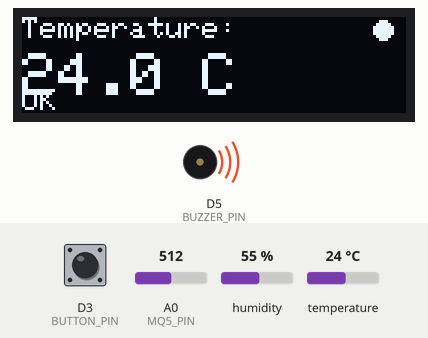
Recording of a sketch running on a simulated ESP8266 (Wemos D1 mini). Parts: 128×32 one-colour display, buzzer (waves = sounding, pin HIGH). The inputs (shaded band) are chosen by the test bench; at power-on: D3 (BUTTON_PIN) HIGH, humidity 55 %, A0 (MQ5_PIN) = 512, temperature 24 °C. WiFi joins after 1.5 s; servers stay silent unless stated; what the sketch prints to the serial monitor is not drawn.

Above: at 4.7 s.
4.8 s: D3 (BUTTON_PIN) pulled LOW for 1 s
At 6.2 s:
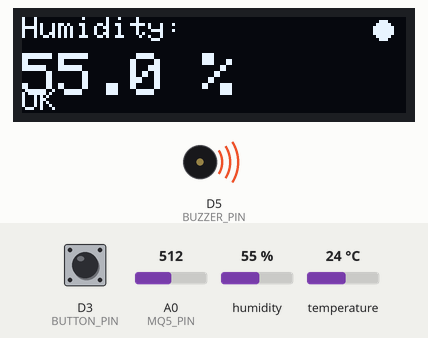
7.3 s: humidity set to 31 %
At 8.8 s:
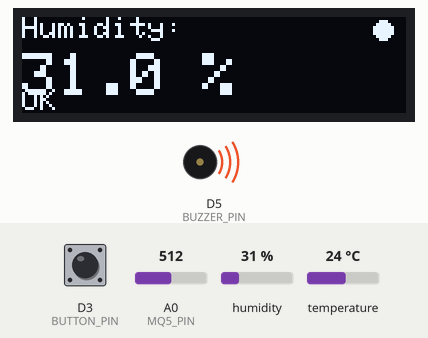
9.1 s: humidity set to 28 %
At 12.4 s:
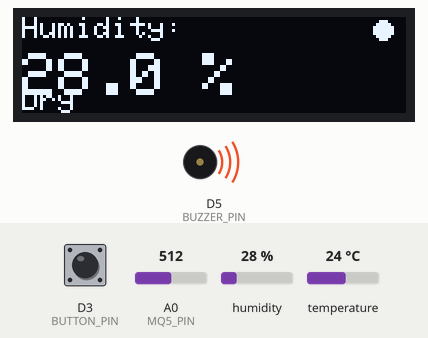
13.1 s: A0 (MQ5_PIN) set to 421
14.7 s: A0 (MQ5_PIN) set to 401
At 16.8 s:
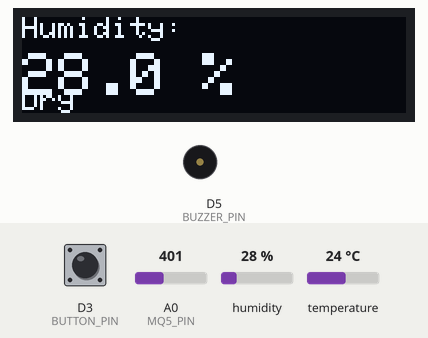
17.1 s: D3 (BUTTON_PIN) pulled LOW for 0.15 s
At 17.9 s:
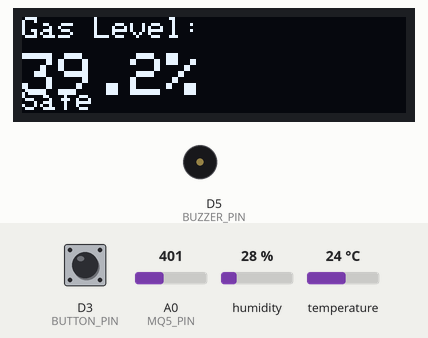
Timing chart, 0 to 19.7 s (numbered marks = the images above; inputs shaded):
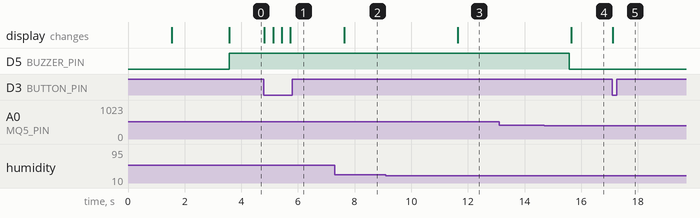

Measured:
- the behaviour switches between 30 and 29 % on humidity (found by bisection; images 2 and 3)
- the behaviour switches between 410 and 409 on A0 (MQ5_PIN) (found by bisection; images 3 and 4)
- after the input at 4.8 s, the display: changes at once (image 1)
- after the input at 7.3 s, the display: changes after 0.33 s (image 2)
- after the input at 9.1 s, the display: changes after 2.5 s (image 3)
- after the input at 13.1 s, every drawn part: stays the same
- after the input at 14.7 s, D5 (BUZZER_PIN): HIGH → LOW after 0.87 s; the display: changes after 0.95 s (image 4)
- after the input at 17.1 s, the display: changes at once (image 5)

The sketch:

esp8266_d1_mini_weather_monitoring_system.ino
```cpp
#include <ESP8266WiFi.h>
#include <ESP8266WebServer.h>
#include <Adafruit_GFX.h>
#include <Adafruit_SSD1306.h>
#include <DHT.h>

// ---------- CONFIG ----------
#define DHTPIN D4
#define DHTTYPE DHT11
#define OLED_RESET -1
#define BUTTON_PIN D3
#define BUZZER_PIN D5
#define MQ5_PIN A0

// Timing constants
#define SENSOR_READ_INTERVAL 2000    // DHT11 needs 2s between reads
#define DISPLAY_UPDATE_INTERVAL 100  // Smooth display updates
#define BUTTON_DEBOUNCE_TIME 300
#define WIFI_TIMEOUT 10000          // 10 second WiFi timeout

// Thresholds
#define TEMP_THRESHOLD 35.0
#define GAS_THRESHOLD_PERCENT 40.0   // Changed to percentage threshold

const char* ssid = "Project";
const char* password = "12345678";

DHT dht(DHTPIN, DHTTYPE);
Adafruit_SSD1306 display(128, 32, &Wire, OLED_RESET);
ESP8266WebServer server(80);

// ---------- STATE ----------
uint8_t screenIndex = 0;
unsigned long lastButtonPress = 0;
unsigned long lastSensorRead = 0;
unsigned long lastDisplayUpdate = 0;

float temperature = 0.0;
float humidity = 0.0;
int gasValue = 0;
float gasPercentage = 0.0;  // Added gas percentage variable
bool buzzerState = false;
bool sensorError = false;

// ---------- SETUP ----------
void setup() {
  Serial.begin(115200);
  Serial.println(F("\n=== Weather Station Starting ==="));

  // Initialize hardware
  initializeHardware();

  // Connect to WiFi with timeout
  connectWiFi();

  // Setup web server
  setupWebServer();

  // Initial display
  showStartupScreen();

  Serial.println(F("=== Setup Complete ==="));
}

// ---------- LOOP ----------
void loop() {
  server.handleClient();

  unsigned long currentTime = millis();

  // Read sensors at specified interval
  if (currentTime - lastSensorRead >= SENSOR_READ_INTERVAL) {
    readSensors();
    checkThresholds();
    lastSensorRead = currentTime;
  }

  // Handle button presses
  handleButton();

  // Update display at specified interval
  if (currentTime - lastDisplayUpdate >= DISPLAY_UPDATE_INTERVAL) {
    updateDisplay();
    lastDisplayUpdate = currentTime;
  }

  // Small delay to prevent watchdog issues
  yield();
}

// ---------- INITIALIZATION ----------
void initializeHardware() {
  dht.begin();

  // Try common I2C addresses for 0.91" OLED displays
  if (!display.begin(SSD1306_SWITCHCAPVCC, 0x3C)) {
    Serial.println(F("SSD1306 0x3C failed, trying 0x3D"));
    if (!display.begin(SSD1306_SWITCHCAPVCC, 0x3D)) {
      Serial.println(F("SSD1306 allocation failed"));
      while(1); // Halt if display fails
    }
  }

  pinMode(BUTTON_PIN, INPUT_PULLUP);
  pinMode(BUZZER_PIN, OUTPUT);
  digitalWrite(BUZZER_PIN, LOW);

  display.clearDisplay();
  display.setTextColor(SSD1306_WHITE);
  display.setTextSize(1);
}

void connectWiFi() {
  WiFi.begin(ssid, password);
  Serial.print(F("Connecting to WiFi"));

  unsigned long wifiStart = millis();
  while (WiFi.status() != WL_CONNECTED) {
    if (millis() - wifiStart > WIFI_TIMEOUT) {
      Serial.println(F("\nWiFi connection timeout!"));
      return;
    }
    delay(500);
    Serial.print(F("."));
  }

  Serial.println();
  Serial.print(F("WiFi connected. IP: "));
  Serial.println(WiFi.localIP());
}

void setupWebServer() {
  server.on("/", HTTP_GET, handleWebpage);
  server.on("/api/data", HTTP_GET, handleAPIData);
  server.begin();
  Serial.println(F("Web server started"));
}

void showStartupScreen() {
  display.clearDisplay();
  display.setTextSize(1);
  display.setCursor(0, 0);
  display.println(F("Weather Station"));
  display.println(F("Starting..."));
  display.println();
  display.print(F("IP: "));
  display.println(WiFi.localIP());
  display.display();
  delay(2000);
}

// ---------- SENSOR FUNCTIONS ----------
void readSensors() {
  float newTemp = dht.readTemperature();
  float newHumidity = dht.readHumidity();

  // Check if readings are valid
  if (isnan(newTemp) || isnan(newHumidity)) {
    sensorError = true;
    Serial.println(F("DHT sensor error!"));
  } else {
    sensorError = false;
    temperature = newTemp;
    humidity = newHumidity;
  }

  gasValue = analogRead(MQ5_PIN);
  // Convert analog reading (0-1023) to percentage (0-100%)
  gasPercentage = (gasValue / 1023.0) * 100.0;

  // Debug output (remove in production)
  #ifdef DEBUG
  Serial.printf("T: %.1f°C, H: %.1f%%, Gas: %d (%.1f%%)\n", temperature, humidity, gasValue, gasPercentage);
  #endif
}

void checkThresholds() {
  bool shouldBuzz = (!sensorError && temperature > TEMP_THRESHOLD) || gasPercentage > GAS_THRESHOLD_PERCENT;

  if (shouldBuzz != buzzerState) {
    buzzerState = shouldBuzz;
    digitalWrite(BUZZER_PIN, buzzerState ? HIGH : LOW);

    if (buzzerState) {
      Serial.println(F("ALERT: Threshold exceeded!"));
    }
  }
}

// ---------- INPUT HANDLING ----------
void handleButton() {
  if (digitalRead(BUTTON_PIN) == LOW &&
      millis() - lastButtonPress > BUTTON_DEBOUNCE_TIME) {
    screenIndex = (screenIndex + 1) % 3;
    lastButtonPress = millis();

    // Force immediate display update
    lastDisplayUpdate = 0;
  }
}

// ---------- DISPLAY FUNCTIONS ----------
void updateDisplay() {
  display.clearDisplay();
  display.setTextSize(1);
  display.setCursor(0, 0);

  if (sensorError) {
    display.println(F("SENSOR ERROR"));
    display.println(F("Check DHT11"));
  } else {
    switch (screenIndex) {
      case 0:
        showTemperatureScreen();
        break;
      case 1:
        showHumidityScreen();
        break;
      case 2:
        showGasScreen();
        break;
    }
  }

  // Show alert indicator (adjusted for 32px height)
  if (buzzerState) {
    display.fillCircle(120, 4, 3, SSD1306_WHITE);
  }

  display.display();
}

void showTemperatureScreen() {
  display.println(F("Temperature:"));
  display.setTextSize(2);
  display.setCursor(0, 12);
  display.print(temperature, 1);
  display.print(F(" C"));

  // Show status on 0.91" display (32px height)
  display.setTextSize(1);
  display.setCursor(0, 24);
  if (temperature > TEMP_THRESHOLD) {
    display.print(F("HIGH!"));
  } else {
    display.print(F("OK"));
  }
}

void showHumidityScreen() {
  display.println(F("Humidity:"));
  display.setTextSize(2);
  display.setCursor(0, 12);
  display.print(humidity, 1);
  display.print(F(" %"));

  // Show comfort level
  display.setTextSize(1);
  display.setCursor(0, 24);
  if (humidity < 30) {
    display.print(F("Dry"));
  } else if (humidity > 70) {
    display.print(F("Humid"));
  } else {
    display.print(F("OK"));
  }
}

void showGasScreen() {
  display.println(F("Gas Level:"));
  display.setTextSize(2);
  display.setCursor(0, 12);
  display.print(gasPercentage, 1);  // Display gas percentage with 1 decimal
  display.print(F("%"));            // Add percentage symbol

  // Show gas status
  display.setTextSize(1);
  display.setCursor(0, 24);  // Changed from 30 to 24 for better fit
  if (gasPercentage > GAS_THRESHOLD_PERCENT) {
    display.print(F("ALERT!"));
  } else {
    display.print(F("Safe"));
  }
}

// ---------- WEB SERVER ----------
void handleWebpage() {
  String html = F("<!DOCTYPE html><html><head>");
  html += F("<title>Weather Station</title>");
  html += F("<meta name='viewport' content='width=device-width, initial-scale=1'>");
  html += F("<meta http-equiv='refresh' content='5'>");
  html += F("<style>");
  html += F("body{font-family:Arial;margin:20px;background:#f0f0f0}");
  html += F(".card{background:white;padding:20px;margin:10px 0;border-radius:8px;box-shadow:0 2px 4px rgba(0,0,0,0.1)}");
  html += F(".alert{background:#ffebee;border-left:4px solid #f44336}");
  html += F(".value{font-size:24px;font-weight:bold;color:#2196F3}");
  html += F("</style></head><body>");

  html += F("<h1>🌡️ Weather & Gas Monitor</h1>");

  // Temperature card
  html += F("<div class='card");
  if (!sensorError && temperature > TEMP_THRESHOLD) html += F(" alert");
  html += F("'><h3>Temperature</h3><div class='value'>");
  html += sensorError ? F("Error") : String(temperature, 1) + F("°C");
  html += F("</div></div>");

  // Humidity card
  html += F("<div class='card'><h3>Humidity</h3><div class='value'>");
  html += sensorError ? F("Error") : String(humidity, 1) + F("%");
  html += F("</div></div>");

  // Gas card - now showing percentage
  html += F("<div class='card");
  if (gasPercentage > GAS_THRESHOLD_PERCENT) html += F(" alert");
  html += F("'><h3>Gas Level</h3><div class='value'>");
  html += String(gasPercentage, 1) + F("%");  // Display percentage instead of raw value
  html += F("</div><p>Raw: ") + String(gasValue) + F("</p>");  // Optional: show raw value too
  html += F("</div>");

  html += F("<div class='card'><h3>System Status</h3>");
  html += F("<p>WiFi: Connected (") + WiFi.localIP().toString() + F(")</p>");
  html += F("<p>Uptime: ") + String(millis() / 1000) + F(" seconds</p>");
  html += F("<p>Free Heap: ") + String(ESP.getFreeHeap()) + F(" bytes</p>");
  html += F("</div>");

  html += F("</body></html>");

  server.send(200, F("text/html"), html);
}

void handleAPIData() {
  String json = F("{");
  json += F("\"temperature\":");
  json += sensorError ? F("null") : String(temperature, 1);
  json += F(",\"humidity\":");
  json += sensorError ? F("null") : String(humidity, 1);
  json += F(",\"gasLevel\":");
  json += String(gasValue);
  json += F(",\"gasPercentage\":");  // Added gas percentage to API
  json += String(gasPercentage, 1);
  json += F(",\"alerts\":{\"highTemp\":");
  json += (temperature > TEMP_THRESHOLD && !sensorError) ? F("true") : F("false");
  json += F(",\"highGas\":");
  json += (gasPercentage > GAS_THRESHOLD_PERCENT) ? F("true") : F("false");  // Use percentage threshold
  json += F("},\"sensorError\":");
  json += sensorError ? F("true") : F("false");
  json += F(",\"uptime\":");
  json += String(millis() / 1000);
  json += F("}");

  server.send(200, F("application/json"), json);
}
```
